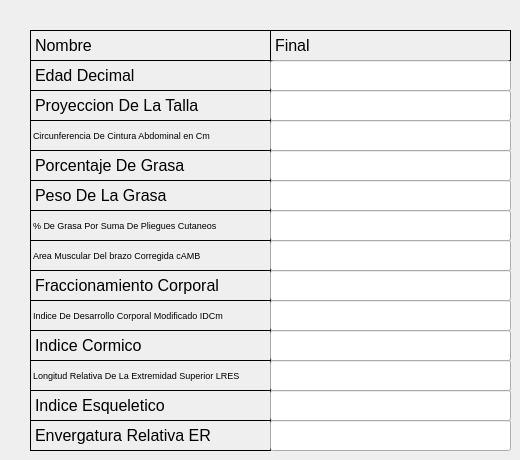
    <widget class="QWidget" name="tab_3">
     <attribute name="title">
      <string>Salida 1</string>
     </attribute>
     <widget class="QLabel" name="label_73">
      <property name="geometry">
       <rect>
        <x>30</x>
        <y>30</y>
        <width>241</width>
        <height>31</height>
       </rect>
      </property>
      <property name="font">
       <font>
        <pointsize>12</pointsize>
       </font>
      </property>
      <property name="frameShape">
       <enum>QFrame::Box</enum>
      </property>
      <property name="frameShadow">
       <enum>QFrame::Plain</enum>
      </property>
      <property name="text">
       <string>Nombre</string>
      </property>
      <property name="scaledContents">
       <bool>false</bool>
      </property>
     </widget>
     <widget class="QLabel" name="label_74">
      <property name="geometry">
       <rect>
        <x>270</x>
        <y>30</y>
        <width>241</width>
        <height>31</height>
       </rect>
      </property>
      <property name="font">
       <font>
        <pointsize>12</pointsize>
       </font>
      </property>
      <property name="frameShape">
       <enum>QFrame::Box</enum>
      </property>
      <property name="frameShadow">
       <enum>QFrame::Plain</enum>
      </property>
      <property name="text">
       <string>Final</string>
      </property>
      <property name="scaledContents">
       <bool>false</bool>
      </property>
     </widget>
     <widget class="QLabel" name="label_75">
      <property name="geometry">
       <rect>
        <x>30</x>
        <y>60</y>
        <width>241</width>
        <height>31</height>
       </rect>
      </property>
      <property name="font">
       <font>
        <pointsize>12</pointsize>
       </font>
      </property>
      <property name="frameShape">
       <enum>QFrame::Box</enum>
      </property>
      <property name="frameShadow">
       <enum>QFrame::Plain</enum>
      </property>
      <property name="text">
       <string>Edad Decimal</string>
      </property>
      <property name="scaledContents">
       <bool>false</bool>
      </property>
     </widget>
     <widget class="QLabel" name="label_76">
      <property name="geometry">
       <rect>
        <x>30</x>
        <y>90</y>
        <width>241</width>
        <height>31</height>
       </rect>
      </property>
      <property name="font">
       <font>
        <pointsize>12</pointsize>
       </font>
      </property>
      <property name="frameShape">
       <enum>QFrame::Box</enum>
      </property>
      <property name="frameShadow">
       <enum>QFrame::Plain</enum>
      </property>
      <property name="text">
       <string>Proyeccion De La Talla</string>
      </property>
      <property name="scaledContents">
       <bool>false</bool>
      </property>
     </widget>
     <widget class="QLabel" name="label_77">
      <property name="geometry">
       <rect>
        <x>30</x>
        <y>120</y>
        <width>241</width>
        <height>31</height>
       </rect>
      </property>
      <property name="font">
       <font>
        <pointsize>7</pointsize>
       </font>
      </property>
      <property name="frameShape">
       <enum>QFrame::Box</enum>
      </property>
      <property name="frameShadow">
       <enum>QFrame::Plain</enum>
      </property>
      <property name="text">
       <string>Circunferencia De Cintura Abdominal en Cm</string>
      </property>
      <property name="scaledContents">
       <bool>false</bool>
      </property>
     </widget>
     <widget class="QLabel" name="label_78">
      <property name="geometry">
       <rect>
        <x>30</x>
        <y>150</y>
        <width>241</width>
        <height>31</height>
       </rect>
      </property>
      <property name="font">
       <font>
        <pointsize>12</pointsize>
       </font>
      </property>
      <property name="frameShape">
       <enum>QFrame::Box</enum>
      </property>
      <property name="frameShadow">
       <enum>QFrame::Plain</enum>
      </property>
      <property name="text">
       <string>Porcentaje De Grasa</string>
      </property>
      <property name="scaledContents">
       <bool>false</bool>
      </property>
     </widget>
     <widget class="QLabel" name="label_79">
      <property name="geometry">
       <rect>
        <x>30</x>
        <y>180</y>
        <width>241</width>
        <height>31</height>
       </rect>
      </property>
      <property name="font">
       <font>
        <pointsize>12</pointsize>
       </font>
      </property>
      <property name="frameShape">
       <enum>QFrame::Box</enum>
      </property>
      <property name="frameShadow">
       <enum>QFrame::Plain</enum>
      </property>
      <property name="text">
       <string>Peso De La Grasa</string>
      </property>
      <property name="scaledContents">
       <bool>false</bool>
      </property>
     </widget>
     <widget class="QLabel" name="label_80">
      <property name="geometry">
       <rect>
        <x>30</x>
        <y>210</y>
        <width>241</width>
        <height>31</height>
       </rect>
      </property>
      <property name="font">
       <font>
        <pointsize>7</pointsize>
       </font>
      </property>
      <property name="frameShape">
       <enum>QFrame::Box</enum>
      </property>
      <property name="frameShadow">
       <enum>QFrame::Plain</enum>
      </property>
      <property name="text">
       <string>% De Grasa Por Suma De Pliegues Cutaneos</string>
      </property>
      <property name="scaledContents">
       <bool>false</bool>
      </property>
     </widget>
     <widget class="QLabel" name="label_81">
      <property name="geometry">
       <rect>
        <x>30</x>
        <y>240</y>
        <width>241</width>
        <height>31</height>
       </rect>
      </property>
      <property name="font">
       <font>
        <pointsize>7</pointsize>
       </font>
      </property>
      <property name="frameShape">
       <enum>QFrame::Box</enum>
      </property>
      <property name="frameShadow">
       <enum>QFrame::Plain</enum>
      </property>
      <property name="text">
       <string>Area Muscular Del brazo Corregida cAMB</string>
      </property>
      <property name="scaledContents">
       <bool>false</bool>
      </property>
     </widget>
     <widget class="QLabel" name="label_82">
      <property name="geometry">
       <rect>
        <x>30</x>
        <y>270</y>
        <width>241</width>
        <height>31</height>
       </rect>
      </property>
      <property name="font">
       <font>
        <pointsize>12</pointsize>
       </font>
      </property>
      <property name="frameShape">
       <enum>QFrame::Box</enum>
      </property>
      <property name="frameShadow">
       <enum>QFrame::Plain</enum>
      </property>
      <property name="text">
       <string>Fraccionamiento Corporal</string>
      </property>
      <property name="scaledContents">
       <bool>false</bool>
      </property>
     </widget>
     <widget class="QLabel" name="label_83">
      <property name="geometry">
       <rect>
        <x>30</x>
        <y>300</y>
        <width>241</width>
        <height>31</height>
       </rect>
      </property>
      <property name="font">
       <font>
        <pointsize>7</pointsize>
       </font>
      </property>
      <property name="frameShape">
       <enum>QFrame::Box</enum>
      </property>
      <property name="frameShadow">
       <enum>QFrame::Plain</enum>
      </property>
      <property name="text">
       <string>Indice De Desarrollo Corporal Modificado IDCm</string>
      </property>
      <property name="scaledContents">
       <bool>false</bool>
      </property>
     </widget>
     <widget class="QLabel" name="label_84">
      <property name="geometry">
       <rect>
        <x>30</x>
        <y>330</y>
        <width>241</width>
        <height>31</height>
       </rect>
      </property>
      <property name="font">
       <font>
        <pointsize>12</pointsize>
       </font>
      </property>
      <property name="frameShape">
       <enum>QFrame::Box</enum>
      </property>
      <property name="frameShadow">
       <enum>QFrame::Plain</enum>
      </property>
      <property name="text">
       <string>Indice Cormico</string>
      </property>
      <property name="scaledContents">
       <bool>false</bool>
      </property>
     </widget>
     <widget class="QLabel" name="label_85">
      <property name="geometry">
       <rect>
        <x>30</x>
        <y>360</y>
        <width>241</width>
        <height>31</height>
       </rect>
      </property>
      <property name="font">
       <font>
        <pointsize>7</pointsize>
       </font>
      </property>
      <property name="frameShape">
       <enum>QFrame::Box</enum>
      </property>
      <property name="frameShadow">
       <enum>QFrame::Plain</enum>
      </property>
      <property name="text">
       <string>Longitud Relativa De La Extremidad Superior LRES</string>
      </property>
      <property name="scaledContents">
       <bool>false</bool>
      </property>
     </widget>
     <widget class="QLabel" name="label_86">
      <property name="geometry">
       <rect>
        <x>30</x>
        <y>390</y>
        <width>241</width>
        <height>31</height>
       </rect>
      </property>
      <property name="font">
       <font>
        <pointsize>12</pointsize>
       </font>
      </property>
      <property name="frameShape">
       <enum>QFrame::Box</enum>
      </property>
      <property name="frameShadow">
       <enum>QFrame::Plain</enum>
      </property>
      <property name="text">
       <string>Indice Esqueletico</string>
      </property>
      <property name="scaledContents">
       <bool>false</bool>
      </property>
     </widget>
     <widget class="QLabel" name="label_87">
      <property name="geometry">
       <rect>
        <x>30</x>
        <y>420</y>
        <width>241</width>
        <height>31</height>
       </rect>
      </property>
      <property name="font">
       <font>
        <pointsize>12</pointsize>
       </font>
      </property>
      <property name="frameShape">
       <enum>QFrame::Box</enum>
      </property>
      <property name="frameShadow">
       <enum>QFrame::Plain</enum>
      </property>
      <property name="text">
       <string>Envergatura Relativa ER</string>
      </property>
      <property name="scaledContents">
       <bool>false</bool>
      </property>
     </widget>
     <widget class="QLineEdit" name="lineEdit_176">
      <property name="geometry">
       <rect>
        <x>270</x>
        <y>60</y>
        <width>241</width>
        <height>31</height>
       </rect>
      </property>
      <property name="font">
       <font>
        <pointsize>12</pointsize>
       </font>
      </property>
      <property name="text">
       <string/>
      </property>
     </widget>
     <widget class="QLineEdit" name="lineEdit_177">
      <property name="geometry">
       <rect>
        <x>270</x>
        <y>90</y>
        <width>241</width>
        <height>31</height>
       </rect>
      </property>
      <property name="font">
       <font>
        <pointsize>12</pointsize>
       </font>
      </property>
      <property name="text">
       <string/>
      </property>
     </widget>
     <widget class="QLineEdit" name="lineEdit_178">
      <property name="geometry">
       <rect>
        <x>270</x>
        <y>120</y>
        <width>241</width>
        <height>31</height>
       </rect>
      </property>
      <property name="font">
       <font>
        <pointsize>12</pointsize>
       </font>
      </property>
      <property name="text">
       <string/>
      </property>
     </widget>
     <widget class="QLineEdit" name="lineEdit_179">
      <property name="geometry">
       <rect>
        <x>270</x>
        <y>150</y>
        <width>241</width>
        <height>31</height>
       </rect>
      </property>
      <property name="font">
       <font>
        <pointsize>12</pointsize>
       </font>
      </property>
      <property name="text">
       <string/>
      </property>
     </widget>
     <widget class="QLineEdit" name="lineEdit_180">
      <property name="geometry">
       <rect>
        <x>270</x>
        <y>180</y>
        <width>241</width>
        <height>31</height>
       </rect>
      </property>
      <property name="font">
       <font>
        <pointsize>12</pointsize>
       </font>
      </property>
      <property name="text">
       <string/>
      </property>
     </widget>
     <widget class="QLineEdit" name="lineEdit_181">
      <property name="geometry">
       <rect>
        <x>270</x>
        <y>210</y>
        <width>241</width>
        <height>31</height>
       </rect>
      </property>
      <property name="font">
       <font>
        <pointsize>12</pointsize>
       </font>
      </property>
      <property name="text">
       <string/>
      </property>
     </widget>
     <widget class="QLineEdit" name="lineEdit_182">
      <property name="geometry">
       <rect>
        <x>270</x>
        <y>240</y>
        <width>241</width>
        <height>31</height>
       </rect>
      </property>
      <property name="font">
       <font>
        <pointsize>12</pointsize>
       </font>
      </property>
      <property name="text">
       <string/>
      </property>
     </widget>
     <widget class="QLineEdit" name="lineEdit_183">
      <property name="geometry">
       <rect>
        <x>270</x>
        <y>270</y>
        <width>241</width>
        <height>31</height>
       </rect>
      </property>
      <property name="font">
       <font>
        <pointsize>12</pointsize>
       </font>
      </property>
      <property name="text">
       <string/>
      </property>
     </widget>
     <widget class="QLineEdit" name="lineEdit_184">
      <property name="geometry">
       <rect>
        <x>270</x>
        <y>300</y>
        <width>241</width>
        <height>31</height>
       </rect>
      </property>
      <property name="font">
       <font>
        <pointsize>12</pointsize>
       </font>
      </property>
      <property name="text">
       <string/>
      </property>
     </widget>
     <widget class="QLineEdit" name="lineEdit_185">
      <property name="geometry">
       <rect>
        <x>270</x>
        <y>330</y>
        <width>241</width>
        <height>31</height>
       </rect>
      </property>
      <property name="font">
       <font>
        <pointsize>12</pointsize>
       </font>
      </property>
      <property name="text">
       <string/>
      </property>
     </widget>
     <widget class="QLineEdit" name="lineEdit_186">
      <property name="geometry">
       <rect>
        <x>270</x>
        <y>360</y>
        <width>241</width>
        <height>31</height>
       </rect>
      </property>
      <property name="font">
       <font>
        <pointsize>12</pointsize>
       </font>
      </property>
      <property name="text">
       <string/>
      </property>
     </widget>
     <widget class="QLineEdit" name="lineEdit_187">
      <property name="geometry">
       <rect>
        <x>270</x>
        <y>390</y>
        <width>241</width>
        <height>31</height>
       </rect>
      </property>
      <property name="font">
       <font>
        <pointsize>12</pointsize>
       </font>
      </property>
      <property name="text">
       <string/>
      </property>
     </widget>
     <widget class="QLineEdit" name="lineEdit_188">
      <property name="geometry">
       <rect>
        <x>270</x>
        <y>420</y>
        <width>241</width>
        <height>31</height>
       </rect>
      </property>
      <property name="font">
       <font>
        <pointsize>12</pointsize>
       </font>
      </property>
      <property name="text">
       <string/>
      </property>
     </widget>
    </widget>
